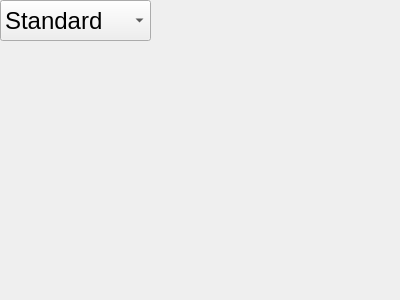
<?xml version="1.0" encoding="UTF-8"?>
<ui version="4.0">
 <class>DateCalculation</class>
 <widget class="QWidget" name="DateCalculation">
  <property name="geometry">
   <rect>
    <x>0</x>
    <y>0</y>
    <width>400</width>
    <height>300</height>
   </rect>
  </property>
  <property name="windowTitle">
   <string>Form</string>
  </property>
  <widget class="QComboBox" name="calc_mode">
   <property name="geometry">
    <rect>
     <x>0</x>
     <y>0</y>
     <width>151</width>
     <height>41</height>
    </rect>
   </property>
   <property name="font">
    <font>
     <family>Microsoft YaHei UI</family>
     <pointsize>18</pointsize>
    </font>
   </property>
   <item>
    <property name="text">
     <string>Standard</string>
    </property>
   </item>
   <item>
    <property name="text">
     <string>Scientific</string>
    </property>
   </item>
   <item>
    <property name="text">
     <string>Programmer</string>
    </property>
   </item>
   <item>
    <property name="text">
     <string>Date Calculation</string>
    </property>
   </item>
  </widget>
 </widget>
 <resources/>
 <connections/>
</ui>
